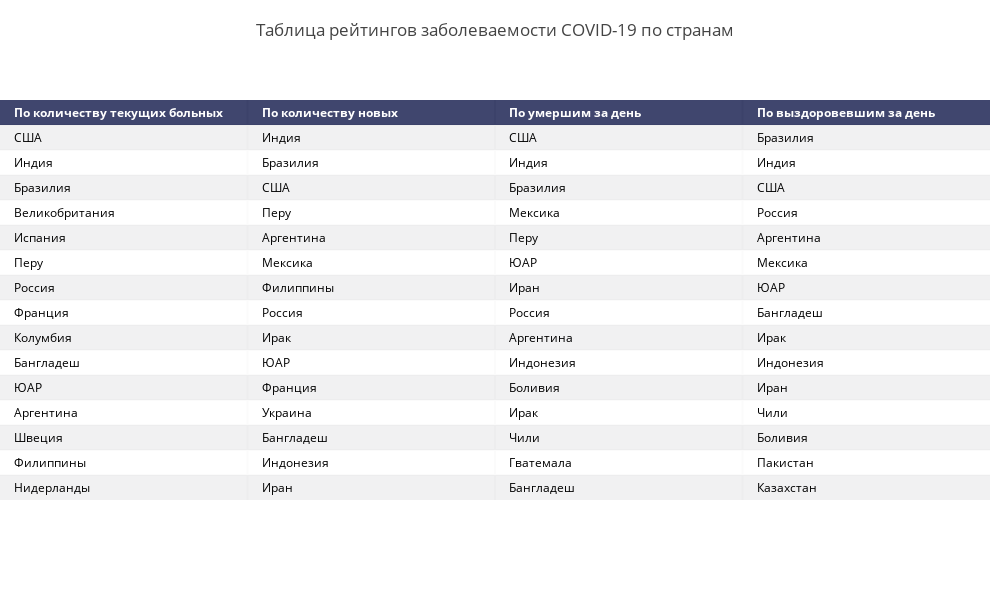

Here is the notebook cell this chart was saved with:
### Code cell
covid_rates = pd.DataFrame()
mask = (X.Date==myday)&(X.Country!='Весь мир')
today_cases = X[mask]
#covid_rates.reset_index(drop=True)
covid_rates['По количеству текущих больных'] = today_cases.sort_values(by=['Remaining_ill'],ascending = False).Country.reset_index(drop=True)
covid_rates['По количеству новых'] = today_cases.sort_values(by=['Day_confirmed'],ascending = False).Country.reset_index(drop=True)
covid_rates['По умершим за день'] = today_cases.sort_values(by=['Day_deaths'],ascending = False).Country.reset_index(drop=True)
covid_rates['По выздоровевшим за день'] = today_cases.sort_values(by=['Day_recovered'],ascending = False).Country.reset_index(drop=True)
covid_rates.head(10)
fig =  ff.create_table(covid_rates.head(15))
fig.update_layout(
    
                  title_text ='Таблица рейтингов заболеваемости COVID-19 по странам',
                  margin = {'t':100, 'b':100},
                  title_x = 0.5,
                  title_y= 0.95,
                  title_xanchor = "center",
                  title_yanchor = "middle", 
                  
                  width = 990, height = 600,template = 'gridon',
    
    
                  xaxis_title='',yaxis_title = ''
)


fig.show()

### Figure 1 — Plotly figure (JSON) as saved in the notebook; plotly's stock layout.template omitted (floating-point values rounded to 4 significant figures)
{"data": [{"colorscale": [[0, "#00083e"], [0.5, "#ededee"], [1, "#ffffff"]], "hoverinfo": "none", "opacity": 0.75, "showscale": false, "type": "heatmap", "z": [[0, 0, 0, 0], [0.5, 0.5, 0.5, 0.5], [1, 1, 1, 1], [0.5, 0.5, 0.5, 0.5], [1, 1, 1, 1], [0.5, 0.5, 0.5, 0.5], [1, 1, 1, 1], [0.5, 0.5, 0.5, 0.5], [1, 1, 1, 1], [0.5, 0.5, 0.5, 0.5], [1, 1, 1, 1], [0.5, 0.5, 0.5, 0.5], [1, 1, 1, 1], [0.5, 0.5, 0.5, 0.5], [1, 1, 1, 1], [0.5, 0.5, 0.5, 0.5]]}], "layout": {"annotations": [{"align": "left", "font": {"color": "#ffffff"}, "showarrow": false, "text": "<b>По количеству текущих больных</b>", "x": -0.45, "xanchor": "left", "xref": "x", "y": 0, "yref": "y"}, {"align": "left", "font": {"color": "#ffffff"}, "showarrow": false, "text": "<b>По количеству новых</b>", "x": 0.55, "xanchor": "left", "xref": "x", "y": 0, "yref": "y"}, {"align": "left", "font": {"color": "#ffffff"}, "showarrow": false, "text": "<b>По умершим за день</b>", "x": 1.55, "xanchor": "left", "xref": "x", "y": 0, "yref": "y"}, {"align": "left", "font": {"color": "#ffffff"}, "showarrow": false, "text": "<b>По выздоровевшим за день</b>", "x": 2.55, "xanchor": "left", "xref": "x", "y": 0, "yref": "y"}, {"align": "left", "font": {"color": "#000000"}, "showarrow": false, "text": "США", "x": -0.45, "xanchor": "left", "xref": "x", "y": 1, "yref": "y"}, {"align": "left", "font": {"color": "#000000"}, "showarrow": false, "text": "Индия", "x": 0.55, "xanchor": "left", "xref": "x", "y": 1, "yref": "y"}, {"align": "left", "font": {"color": "#000000"}, "showarrow": false, "text": "США", "x": 1.55, "xanchor": "left", "xref": "x", "y": 1, "yref": "y"}, {"align": "left", "font": {"color": "#000000"}, "showarrow": false, "text": "Бразилия", "x": 2.55, "xanchor": "left", "xref": "x", "y": 1, "yref": "y"}, {"align": "left", "font": {"color": "#000000"}, "showarrow": false, "text": "Индия", "x": -0.45, "xanchor": "left", "xref": "x", "y": 2, "yref": "y"}, {"align": "left", "font": {"color": "#000000"}, "showarrow": false, "text": "Бразилия", "x": 0.55, "xanchor": "left", "xref": "x", "y": 2, "yref": "y"}, {"align": "left", "font": {"color": "#000000"}, "showarrow": false, "text": "Индия", "x": 1.55, "xanchor": "left", "xref": "x", "y": 2, "yref": "y"}, {"align": "left", "font": {"color": "#000000"}, "showarrow": false, "text": "Индия", "x": 2.55, "xanchor": "left", "xref": "x", "y": 2, "yref": "y"}, {"align": "left", "font": {"color": "#000000"}, "showarrow": false, "text": "Бразилия", "x": -0.45, "xanchor": "left", "xref": "x", "y": 3, "yref": "y"}, {"align": "left", "font": {"color": "#000000"}, "showarrow": false, "text": "США", "x": 0.55, "xanchor": "left", "xref": "x", "y": 3, "yref": "y"}, {"align": "left", "font": {"color": "#000000"}, "showarrow": false, "text": "Бразилия", "x": 1.55, "xanchor": "left", "xref": "x", "y": 3, "yref": "y"}, {"align": "left", "font": {"color": "#000000"}, "showarrow": false, "text": "США", "x": 2.55, "xanchor": "left", "xref": "x", "y": 3, "yref": "y"}, {"align": "left", "font": {"color": "#000000"}, "showarrow": false, "text": "Великобритания", "x": -0.45, "xanchor": "left", "xref": "x", "y": 4, "yref": "y"}, {"align": "left", "font": {"color": "#000000"}, "showarrow": false, "text": "Перу", "x": 0.55, "xanchor": "left", "xref": "x", "y": 4, "yref": "y"}, {"align": "left", "font": {"color": "#000000"}, "showarrow": false, "text": "Мексика", "x": 1.55, "xanchor": "left", "xref": "x", "y": 4, "yref": "y"}, {"align": "left", "font": {"color": "#000000"}, "showarrow": false, "text": "Россия", "x": 2.55, "xanchor": "left", "xref": "x", "y": 4, "yref": "y"}, {"align": "left", "font": {"color": "#000000"}, "showarrow": false, "text": "Испания", "x": -0.45, "xanchor": "left", "xref": "x", "y": 5, "yref": "y"}, {"align": "left", "font": {"color": "#000000"}, "showarrow": false, "text": "Аргентина", "x": 0.55, "xanchor": "left", "xref": "x", "y": 5, "yref": "y"}, {"align": "left", "font": {"color": "#000000"}, "showarrow": false, "text": "Перу", "x": 1.55, "xanchor": "left", "xref": "x", "y": 5, "yref": "y"}, {"align": "left", "font": {"color": "#000000"}, "showarrow": false, "text": "Аргентина", "x": 2.55, "xanchor": "left", "xref": "x", "y": 5, "yref": "y"}, {"align": "left", "font": {"color": "#000000"}, "showarrow": false, "text": "Перу", "x": -0.45, "xanchor": "left", "xref": "x", "y": 6, "yref": "y"}, {"align": "left", "font": {"color": "#000000"}, "showarrow": false, "text": "Мексика", "x": 0.55, "xanchor": "left", "xref": "x", "y": 6, "yref": "y"}, {"align": "left", "font": {"color": "#000000"}, "showarrow": false, "text": "ЮАР", "x": 1.55, "xanchor": "left", "xref": "x", "y": 6, "yref": "y"}, {"align": "left", "font": {"color": "#000000"}, "showarrow": false, "text": "Мексика", "x": 2.55, "xanchor": "left", "xref": "x", "y": 6, "yref": "y"}, {"align": "left", "font": {"color": "#000000"}, "showarrow": false, "text": "Россия", "x": -0.45, "xanchor": "left", "xref": "x", "y": 7, "yref": "y"}, {"align": "left", "font": {"color": "#000000"}, "showarrow": false, "text": "Филиппины", "x": 0.55, "xanchor": "left", "xref": "x", "y": 7, "yref": "y"}, {"align": "left", "font": {"color": "#000000"}, "showarrow": false, "text": "Иран", "x": 1.55, "xanchor": "left", "xref": "x", "y": 7, "yref": "y"}, {"align": "left", "font": {"color": "#000000"}, "showarrow": false, "text": "ЮАР", "x": 2.55, "xanchor": "left", "xref": "x", "y": 7, "yref": "y"}, {"align": "left", "font": {"color": "#000000"}, "showarrow": false, "text": "Франция", "x": -0.45, "xanchor": "left", "xref": "x", "y": 8, "yref": "y"}, {"align": "left", "font": {"color": "#000000"}, "showarrow": false, "text": "Россия", "x": 0.55, "xanchor": "left", "xref": "x", "y": 8, "yref": "y"}, {"align": "left", "font": {"color": "#000000"}, "showarrow": false, "text": "Россия", "x": 1.55, "xanchor": "left", "xref": "x", "y": 8, "yref": "y"}, {"align": "left", "font": {"color": "#000000"}, "showarrow": false, "text": "Бангладеш", "x": 2.55, "xanchor": "left", "xref": "x", "y": 8, "yref": "y"}, {"align": "left", "font": {"color": "#000000"}, "showarrow": false, "text": "Колумбия", "x": -0.45, "xanchor": "left", "xref": "x", "y": 9, "yref": "y"}, {"align": "left", "font": {"color": "#000000"}, "showarrow": false, "text": "Ирак", "x": 0.55, "xanchor": "left", "xref": "x", "y": 9, "yref": "y"}, {"align": "left", "font": {"color": "#000000"}, "showarrow": false, "text": "Аргентина", "x": 1.55, "xanchor": "left", "xref": "x", "y": 9, "yref": "y"}, {"align": "left", "font": {"color": "#000000"}, "showarrow": false, "text": "Ирак", "x": 2.55, "xanchor": "left", "xref": "x", "y": 9, "yref": "y"}, {"align": "left", "font": {"color": "#000000"}, "showarrow": false, "text": "Бангладеш", "x": -0.45, "xanchor": "left", "xref": "x", "y": 10, "yref": "y"}, {"align": "left", "font": {"color": "#000000"}, "showarrow": false, "text": "ЮАР", "x": 0.55, "xanchor": "left", "xref": "x", "y": 10, "yref": "y"}, {"align": "left", "font": {"color": "#000000"}, "showarrow": false, "text": "Индонезия", "x": 1.55, "xanchor": "left", "xref": "x", "y": 10, "yref": "y"}, {"align": "left", "font": {"color": "#000000"}, "showarrow": false, "text": "Индонезия", "x": 2.55, "xanchor": "left", "xref": "x", "y": 10, "yref": "y"}, {"align": "left", "font": {"color": "#000000"}, "showarrow": false, "text": "ЮАР", "x": -0.45, "xanchor": "left", "xref": "x", "y": 11, "yref": "y"}, {"align": "left", "font": {"color": "#000000"}, "showarrow": false, "text": "Франция", "x": 0.55, "xanchor": "left", "xref": "x", "y": 11, "yref": "y"}, {"align": "left", "font": {"color": "#000000"}, "showarrow": false, "text": "Боливия", "x": 1.55, "xanchor": "left", "xref": "x", "y": 11, "yref": "y"}, {"align": "left", "font": {"color": "#000000"}, "showarrow": false, "text": "Иран", "x": 2.55, "xanchor": "left", "xref": "x", "y": 11, "yref": "y"}, {"align": "left", "font": {"color": "#000000"}, "showarrow": false, "text": "Аргентина", "x": -0.45, "xanchor": "left", "xref": "x", "y": 12, "yref": "y"}, {"align": "left", "font": {"color": "#000000"}, "showarrow": false, "text": "Украина", "x": 0.55, "xanchor": "left", "xref": "x", "y": 12, "yref": "y"}, {"align": "left", "font": {"color": "#000000"}, "showarrow": false, "text": "Ирак", "x": 1.55, "xanchor": "left", "xref": "x", "y": 12, "yref": "y"}, {"align": "left", "font": {"color": "#000000"}, "showarrow": false, "text": "Чили", "x": 2.55, "xanchor": "left", "xref": "x", "y": 12, "yref": "y"}, {"align": "left", "font": {"color": "#000000"}, "showarrow": false, "text": "Швеция", "x": -0.45, "xanchor": "left", "xref": "x", "y": 13, "yref": "y"}, {"align": "left", "font": {"color": "#000000"}, "showarrow": false, "text": "Бангладеш", "x": 0.55, "xanchor": "left", "xref": "x", "y": 13, "yref": "y"}, {"align": "left", "font": {"color": "#000000"}, "showarrow": false, "text": "Чили", "x": 1.55, "xanchor": "left", "xref": "x", "y": 13, "yref": "y"}, {"align": "left", "font": {"color": "#000000"}, "showarrow": false, "text": "Боливия", "x": 2.55, "xanchor": "left", "xref": "x", "y": 13, "yref": "y"}, {"align": "left", "font": {"color": "#000000"}, "showarrow": false, "text": "Филиппины", "x": -0.45, "xanchor": "left", "xref": "x", "y": 14, "yref": "y"}, {"align": "left", "font": {"color": "#000000"}, "showarrow": false, "text": "Индонезия", "x": 0.55, "xanchor": "left", "xref": "x", "y": 14, "yref": "y"}, {"align": "left", "font": {"color": "#000000"}, "showarrow": false, "text": "Гватемала", "x": 1.55, "xanchor": "left", "xref": "x", "y": 14, "yref": "y"}, {"align": "left", "font": {"color": "#000000"}, "showarrow": false, "text": "Пакистан", "x": 2.55, "xanchor": "left", "xref": "x", "y": 14, "yref": "y"}, {"align": "left", "font": {"color": "#000000"}, "showarrow": false, "text": "Нидерланды", "x": -0.45, "xanchor": "left", "xref": "x", "y": 15, "yref": "y"}, {"align": "left", "font": {"color": "#000000"}, "showarrow": false, "text": "Иран", "x": 0.55, "xanchor": "left", "xref": "x", "y": 15, "yref": "y"}, {"align": "left", "font": {"color": "#000000"}, "showarrow": false, "text": "Бангладеш", "x": 1.55, "xanchor": "left", "xref": "x", "y": 15, "yref": "y"}, {"align": "left", "font": {"color": "#000000"}, "showarrow": false, "text": "Казахстан", "x": 2.55, "xanchor": "left", "xref": "x", "y": 15, "yref": "y"}], "height": 600, "margin": {"b": 100, "l": 0, "r": 0, "t": 100}, "title": {"text": "Таблица рейтингов заболеваемости COVID-19 по странам", "x": 0.5, "xanchor": "center", "y": 0.95, "yanchor": "middle"}, "width": 990, "xaxis": {"dtick": 1, "gridwidth": 2, "showticklabels": false, "tick0": -0.5, "ticks": "", "title": {"text": ""}, "zeroline": false}, "yaxis": {"autorange": "reversed", "dtick": 1, "gridwidth": 2, "showticklabels": false, "tick0": 0.5, "ticks": "", "title": {"text": ""}, "zeroline": false}}}
